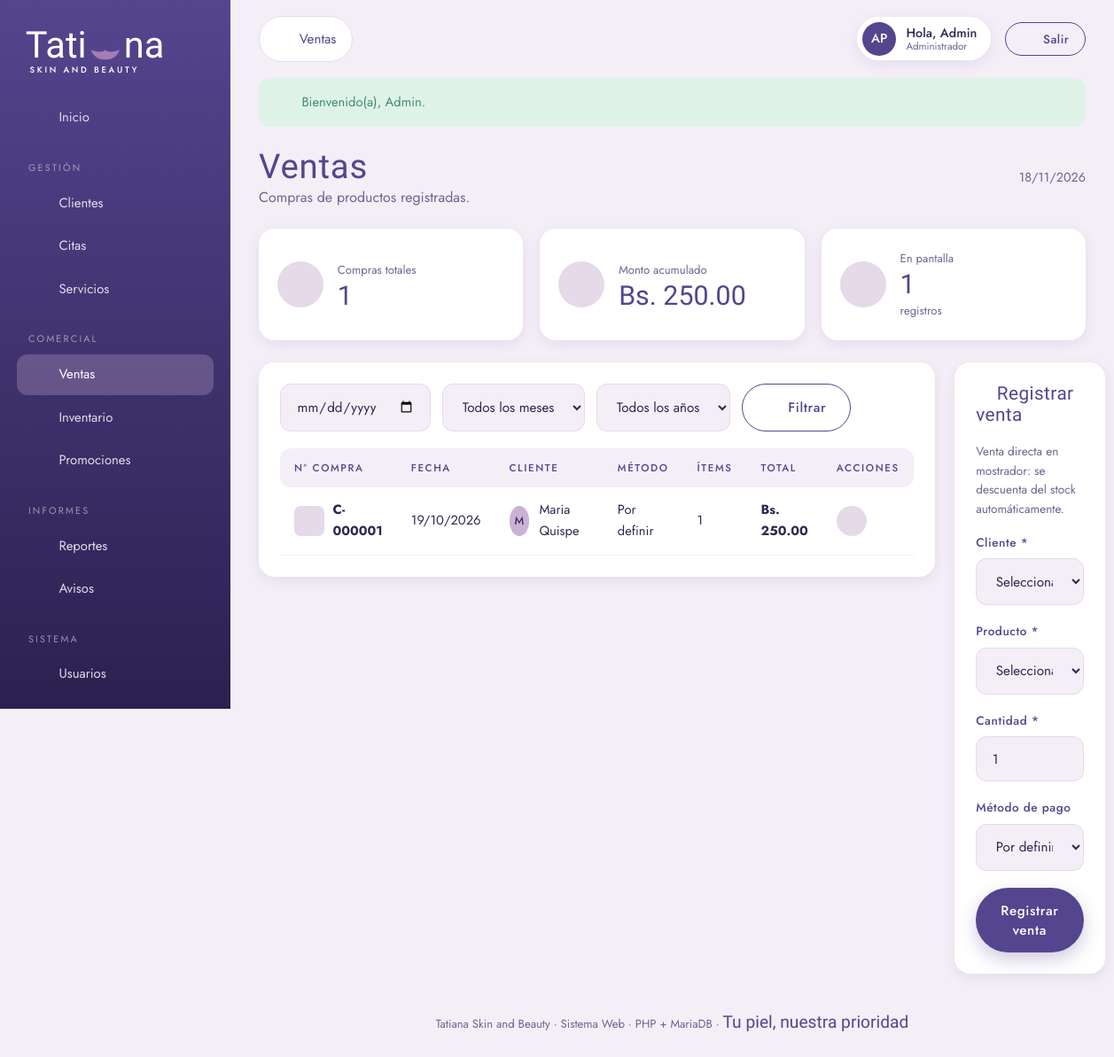
Screenshot of /index.php?v=admin_ventas (signed in) with the database file from the repository.
### tables this page shows
CREATE TABLE `compra` (
  `id_compra` int(11) NOT NULL,
  `fecha_compra` date DEFAULT NULL,
  `nro_compra` varchar(20) DEFAULT NULL,
  `total_pagar` decimal(10,2) DEFAULT NULL,
  `id_usuario` varchar(100) DEFAULT NULL,
  `id_metodoPago` varchar(10) DEFAULT NULL
);

### app/controllers/Controller.php (called while the page is built, shortened)
<?php
abstract class Controller
{
    protected function vista(string $archivo, array $datos = []): void
    {
        $datos += $this->avisos();
        extract($datos, EXTR_SKIP);
        require BASE_PATH . '/app/views/' . $archivo;
    }
    private function avisos(): array
    {
        $avisos = ['avisos_cliente' => 0, 'avisos_admin' => 0, 'avisos_pagos' => 0];
        $u = Auth::usuario();
        try {
            $avisos['avisos_cliente'] = Reserva::contarPendientesDeUsuario((string)$u['id']);
            if (Auth::esEmpleado()) {
                $sucursal = (string)($u['sucursal'] ?? '');
                $avisos['avisos_admin'] = $sucursal !== ''
                    ? Reserva::contarPendientesSucursal($sucursal)
                    : 0;
                $avisos['avisos_pagos'] = $sucursal !== ''
                    ? Reserva::contarPagosPorVerificarSucursal($sucursal)
                    : 0;
            } elseif (Auth::esAdmin()) {
                $avisos['avisos_admin'] = Reserva::contarPendientes();
                $avisos['avisos_pagos'] = Reserva::contarPagosPorVerificar();
            }
        } catch (\Throwable $e) {
        }
        return $avisos;
    }
}

### app/controllers/AdminController.php (called while the page is built, shortened)
<?php
final class AdminController extends Controller
{
    public function ventas(): void
    {
        $fecha = $this->texto('fecha');
        $mes = $this->texto('mes');
        $anio = $this->texto('anio');
        $pagina = max(1, $this->entero('p', 1));
        ['filas' => $ventas, 'total' => $total] = Compra::ventas($fecha, $pagina, self::POR_PAGINA, $mes, $anio);
        $totales = Compra::totales($fecha, $mes, $anio);
        $this->vista('admin/ventas.php', compact('ventas', 'productos', 'clientes', 'metodos', 'fecha', 'mes', 'anio', 'anios', 'pagina', 'total', 'totales'));
    }
}

### app/core/Router.php (called while the page is built, shortened)
<?php
final class Router
{
    public function despachar(): void
    {
        $vista = (string)($_GET['v'] ?? 'home');
        [$clase, $metodo, $nivel] = $this->rutas[$vista];
        try {
            (new $clase())->$metodo();
        } catch (\Throwable $e) {
            error_log('[APP] ' . $e->getMessage() . ' @ ' . $e->getFile() . ':' . $e->getLine());
            (new ErroresController())->error($e);
        }
    }
}

### public/index.php (called while the page is built, shortened)
<?php
require dirname(__DIR__) . '/app/bootstrap.php';
$rutas = require BASE_PATH . '/config/routes.php';
(new App\Core\Router($rutas))->despachar();

### app/bootstrap.php (called while the page is built, shortened)
<?php
spl_autoload_register(function (string $clase): void {
    $mapa = [
        'App\\Core\\'        => '/app/core/',
        'App\\Models\\'      => '/app/models/',
        'App\\Controllers\\' => '/app/controllers/',
    ];
    foreach ($mapa as $prefijo => $carpeta) {
        if (strncmp($clase, $prefijo, strlen($prefijo)) === 0) {
            $ruta = BASE_PATH . $carpeta . str_replace('\\', '/', substr($clase, strlen($prefijo))) . '.php';
            return;
        }
    }
});
require_once BASE_PATH . '/app/views/layout/helpers.php';

### app/core/Flash.php (called while the page is built, shortened)
<?php
final class Flash
{
    public static function pull(): array
    {
        $ok = $_SESSION['flash_ok'] ?? [];
        $err = $_SESSION['flash_err'] ?? [];
        return ['ok' => $ok, 'err' => $err];
    }
}

### app/models/Compra.php (called while the page is built, shortened)
<?php
final class Compra extends Model
{
    public static function ventas(string $fecha, int $pagina, int $porPagina, string $mes = '', string $anio = ''): array
    {
        [$where, $params] = self::filtroFecha($fecha, $mes, $anio);
        $sql = 'SELECT c.*, CONCAT(u.nombre, " ", u.ap_paterno) AS cliente, m.nombre_metodoPago,
                       (SELECT COUNT(*) FROM detalle_compra d WHERE d.id_compra = c.id_compra) AS items,
                       (SELECT p.imagen_url FROM detalle_compra d2
                          JOIN producto p ON p.id_producto = d2.id_producto
                         WHERE d2.id_compra = c.id_compra AND p.imagen_url IS NOT NULL AND p.imagen_url <> ""
                         ORDER BY d2.id_detalle LIMIT 1) AS imagen_url
                FROM compra c
                LEFT JOIN usuario u ON u.id_usuario = c.id_usuario
                LEFT JOIN metodo_pago m ON m.id_metodoPago = c.id_metodoPago
                WHERE 1' . $where;
        $total = self::contar($sql, $params);
        $sql .= ' ORDER BY c.fecha_compra DESC, c.id_compra DESC LIMIT ' . $porPagina . ' OFFSET ' . (($pagina - 1) * $porPagina);
        return ['filas' => self::all($sql, $params), 'total' => $total];
    }
    public static function totales(string $fecha = '', string $mes = '', string $anio = ''): array
    {
        [$where, $params] = self::filtroFecha($fecha, $mes, $anio);
        return self::one(
            'SELECT COUNT(*) AS compras, COALESCE(SUM(total_pagar),0) AS monto FROM compra WHERE 1' . $where,
            $params
        ) ?? ['compras' => 0, 'monto' => 0];
    }
    private static function filtroFecha(string $fecha, string $mes, string $anio): array
    {
        $where = '';
        $params = [];
        return [$where, $params];
    }
}

### app/core/Database.php (called while the page is built, shortened)
<?php
final class Database
{
    private static ?PDO $pdo = null;
    public static function pdo(): PDO
    {
        if (self::$pdo instanceof PDO) {
            return self::$pdo;
        }
        $dsn = sprintf('mysql:host=%s;port=%s;dbname=%s;charset=utf8mb4', DB_HOST, DB_PORT, DB_NAME);
        try {
            self::$pdo = new PDO($dsn, DB_USER, DB_PASS, [
                PDO::ATTR_ERRMODE            => PDO::ERRMODE_EXCEPTION,
                PDO::ATTR_DEFAULT_FETCH_MODE => PDO::FETCH_ASSOC,
                PDO::ATTR_EMULATE_PREPARES   => false,
            ]);
        } catch (PDOException $e) {
            error_log('[BD] ' . $e->getMessage());
            throw new \RuntimeException('No fue posible conectar con la base de datos.', 0, $e);
        }
        return self::$pdo;
    }
}

### app/models/Model.php (called while the page is built, shortened)
<?php
abstract class Model
{
    private static function ejecutar(string $sql, array $params): PDOStatement
    {
        $st = Database::pdo()->prepare($sql);
        $st->execute($params);
        return $st;
    }
    protected static function all(string $sql, array $params = []): array
    {
        return self::ejecutar($sql, $params)->fetchAll();
    }
    protected static function one(string $sql, array $params = []): ?array
    {
        $fila = self::ejecutar($sql, $params)->fetch();
        return $fila === false ? null : $fila;
    }
    protected static function value(string $sql, array $params = []): mixed
    {
        $v = self::ejecutar($sql, $params)->fetchColumn();
        return $v === false ? null : $v;
    }
    protected static function contar(string $sql, array $params = []): int
    {
        return (int)self::value('SELECT COUNT(*) FROM (' . $sql . ') t', $params);
    }
}

### app/views/admin/ventas.php (the view, shortened to what this page needs)
<?php
require __DIR__ . '/../layout/admin_header.php';
?>
<div class="page-title">
    <div>
        <h1>Ventas</h1>
        <p class="muted">Compras de productos registradas.</p>
    </div>
    <span class="muted" style="font-size:.9rem"><?= date('d/m/Y') ?></span>
</div>
<div class="kpis" style="grid-template-columns:repeat(3,1fr)">
    <div class="kpi"><span class="ico"><?= icon('cart', 24) ?></span><div><small>Compras<?= ($fecha ?? '') !== '' ? ' del día' : ' totales' ?></small><strong><?= (int)($totales['compras'] ?? 0) ?></strong></div></div>
    <div class="kpi"><span class="ico"><?= icon('chart', 24) ?></span><div><small>Monto acumulado</small><strong><?= bs($totales['monto'] ?? 0) ?></strong></div></div>
    <div class="kpi"><span class="ico"><?= icon('box', 24) ?></span><div><small>En pantalla</small><strong><?= (int)($total ?? 0) ?></strong><small class="muted">registros</small></div></div>
</div>
<div class="split">
<section class="panel">
    <form class="filters" method="get" action="<?= BASE_URL ?>/index.php">
        <input class="input" type="date" name="fecha" value="<?= e($fecha ?? '') ?>" title="Día exacto">
        <select class="input" name="mes">
            <option value="">Todos los meses</option>
        </select>
        <select class="input" name="anio">
            <option value="">Todos los años</option>
        </select>
        <button class="btn btn-outline" type="submit"><?= icon('filter', 16) ?> Filtrar</button>
    </form>
    <?php if (empty($ventas)): ?>
        <?= vacio('No hay compras registradas todavía.', 'cart') ?>
    <?php else: ?>
    <table class="table">
        <thead><tr><th>N° compra</th><th>Fecha</th><th>Cliente</th><th>Método</th><th>Ítems</th><th>Total</th><th>Acciones</th></tr></thead>
        <tbody>
        <?php foreach ($ventas as $v): ?>
            <?php $imgVenta = trim((string)($v['imagen_url'] ?? '')); $tieneImgVenta = $imgVenta !== '' && (preg_match('#^https?://#i', $imgVenta) || is_file(BASE_PATH . '/public/' . $imgVenta)); ?>
            <tr>
                <td>
                    <div style="display:flex;align-items:center;gap:.6rem">
                        <?php if ($tieneImgVenta): ?>
                            <img src="<?= e(url_archivo($imgVenta)) ?>" alt="" style="width:34px;height:34px;object-fit:cover;border-radius:7px;flex:none">
                        <?php else: ?>
                            <span style="width:34px;height:34px;border-radius:7px;background:var(--lila-claro);display:flex;align-items:center;justify-content:center;color:var(--morado);flex:none"><?= icon('cart', 16) ?></span>
                        <?php endif; ?>
                        <b><?= e($v['nro_compra'] ?? '#' . $v['id_compra']) ?></b>
                    </div>
                </td>
                <td><?= e(date('d/m/Y', strtotime($v['fecha_compra']))) ?></td>
                <td><div class="person"><span class="avatar"><?= e(mb_substr($v['cliente'] ?? '?', 0, 1)) ?></span><?= e($v['cliente'] ?? 'Cliente eliminado') ?></div></td>
                <td><?= e($v['nombre_metodoPago'] ?? 'Por definir') ?></td>
                <td><?= (int)$v['items'] ?></td>
                <td><b><?= bs($v['total_pagar']) ?></b></td>
                <td><div class="acts"><a class="ic-btn" href="<?= ruta('detalle_compra', ['id' => $v['id_compra']]) ?>" target="_blank" aria-label="Ver detalle"><?= icon('eye', 16) ?></a></div></td>
            </tr>
        <?php endforeach; ?>
        </tbody>
    </table>
    <?php endif; ?>
</section>
<aside class="panel">
    <div class="panel-head"><h3><?= icon('plus', 18) ?> Registrar venta</h3></div>
    <p class="muted" style="font-size:.85rem;margin-bottom:1rem">Venta directa en mostrador: se descuenta del stock automáticamente.</p>
    <form method="post" action="<?= ruta('admin_ventas') ?>">
        <div class="field">
            <label>Cliente *</label>
            <select class="input" name="id_usuario" required>
                <option value="">Selecciona un cliente...</option>
            </select>
        </div>
        <div class="field">
            <label>Producto *</label>
            <select class="input" name="id_producto" required>
                <option value="">Selecciona un producto...</option>
            </select>
        </div>
        <div class="field"><label>Cantidad *</label><input class="input" type="number" name="cantidad" min="1" value="1" required></div>
        <div class="field">
            <label>Método de pago</label>
            <select class="input" name="id_metodoPago">
                <option value="">Por definir</option>
            </select>
        </div>
        <button class="btn btn-primary btn-block" type="submit">Registrar venta</button>
    </form>
</aside>
</div>
<?php require __DIR__ . '/../layout/admin_footer.php'; ?>

### app/views/layout/helpers.php (shortened to what this page needs)
<?php
function e($texto): string
{
    return htmlspecialchars((string)$texto, ENT_QUOTES, 'UTF-8');
}
function ruta(string $vista, array $params = []): string
{
    $url = BASE_URL . '/index.php?v=' . urlencode($vista);
    foreach ($params as $k => $val) {
        $url .= '&' . urlencode((string)$k) . '=' . urlencode((string)$val);
    }
    return $url;
}
function flashes(): string
{
    $flash = \App\Core\Flash::pull();
    $ok = $flash['ok'] ?? [];
    $html = '';
    foreach ($ok as $m) {
        $html .= '<div class="alert ok">' . icon('check', 18) . '<span>' . e($m) . '</span></div>';
    }
    return $html;
}
function bs($monto): string
{
    return 'Bs. ' . number_format((float)$monto, 2);
}
function lips(string $clase = ''): string
{
    return '<svg class="' . $clase . '" viewBox="0 0 120 80" fill="none" xmlns="http://www.w3.org/2000/svg" aria-hidden="true">
      <path d="M8 38c14-3 22-18 34-24 8-4 12 0 18 0s10-4 18 0c12 6 20 21 34 24" stroke="#54458e" stroke-width="5" stroke-linecap="round" stroke-linejoin="round"/>
      <path d="M12 40c20 8 36 10 48 2 12 8 28 6 48-2-6 22-22 36-48 36S18 62 12 40Z" fill="#a47cb8" stroke="#54458e" stroke-width="5" stroke-linejoin="round"/>
      <path d="M12 40c20-8 36-10 48-2 12-8 28-6 48 2" stroke="#54458e" stroke-width="5" stroke-linecap="round"/>
    </svg>';
}
function logo(bool $claro = false): string
{
    $c = $claro ? 'light' : '';
    return '<a href="' . ruta('home') . '" class="logo ' . $c . '">
        <span class="logo-word">Tati' . lips() . 'na</span>
        <span class="logo-sub">SKIN AND BEAUTY</span>
    </a>';
}
function icon(string $n, int $s = 22): string
{
    $d = $p[$n] ?? $p['sparkle'];
    return '<svg width="' . $s . '" height="' . $s . '" viewBox="0 0 24 24" fill="none" stroke="currentColor" stroke-width="1.6" stroke-linecap="round" stroke-linejoin="round" aria-hidden="true">' . $d . '</svg>';
}

### rows the page displays
compra: $s 16 (drawn), nro_compra "C-000001", fecha_compra "19/10/2026", cliente "M", cliente "Maria Quispe", nombre_metodoPago "Por definir", items "1", total_pagar "Bs. 250.00"

### other values shown
$texto "Inicio Clientes Citas Servicios Ventas Inventario Promociones Reportes Avisos Usuarios"
$titulo "Ventas"
$iniciales "AP"
$u['nombre'] "Admin"
$rolTexto "Administrador"
$m "Bienvenido(a), Admin."
$totales['compras'] "1"
bs($totales['monto'] ?? 0) "Bs. 250.00"
$total "1"
